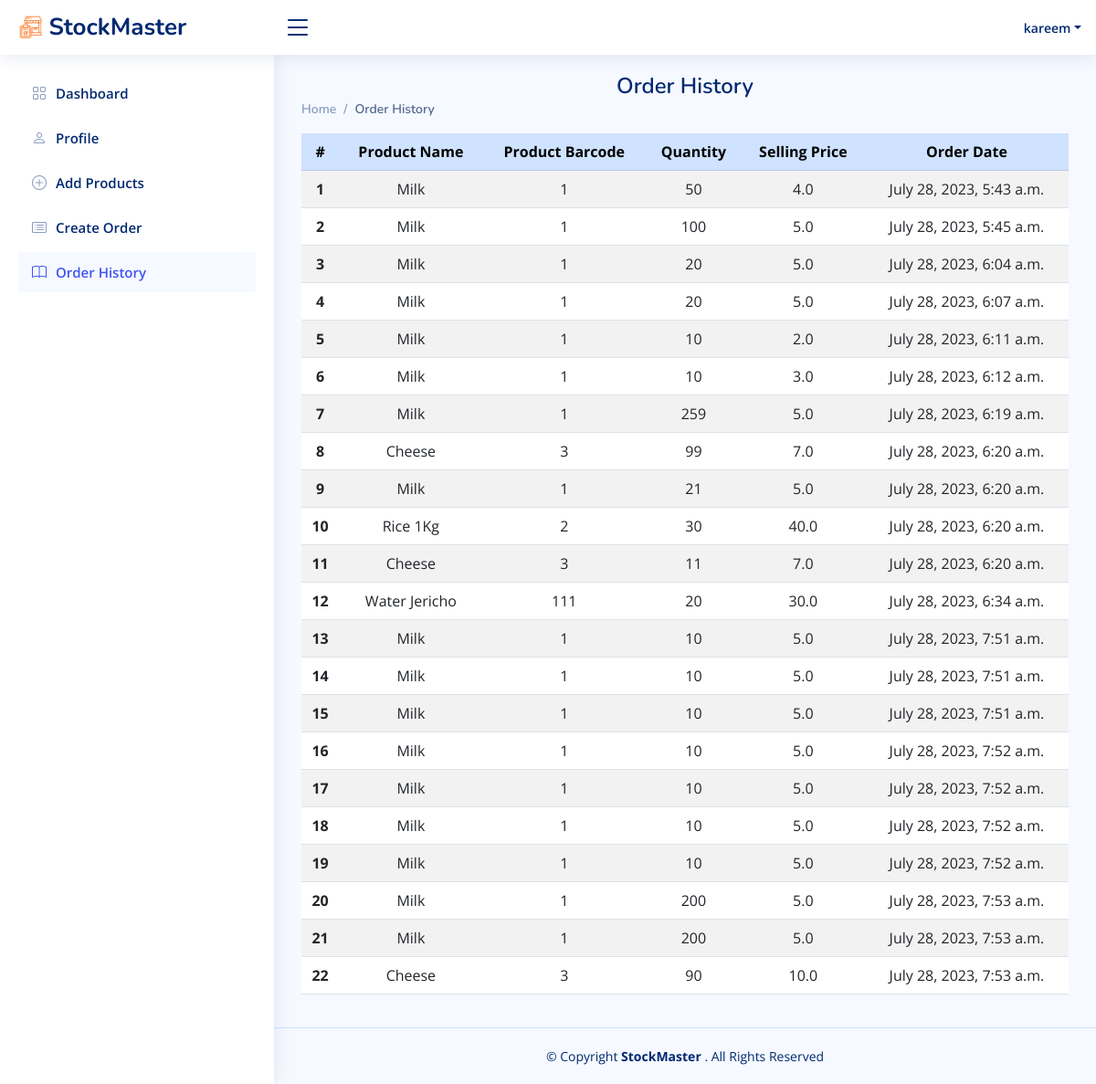
The app's page /display_orders_page (signed in) with its own data.
### StockMaster_app/models.py (models this page shows, shortened)
class User(models.Model):
    f_name = models.CharField(max_length=255)
    l_name = models.CharField(max_length=255)
    s_name = models.CharField(max_length=255)
    email = models.CharField(max_length=255)
    password = models.CharField(max_length=255)
    created_at = models.DateTimeField(auto_now_add=True)
    updated_at = models.DateTimeField(auto_now=True)
    objects = UserManager()

class Order(models.Model):
    p_price = models.FloatField()
    qty_sell = models.IntegerField()
    products = models.CharField(max_length=255)
    p_barcode = models.IntegerField()
    created_at = models.DateTimeField(auto_now_add=True)
    updated_at = models.DateTimeField(auto_now=True)
    user = models.ForeignKey(User,related_name='orders',on_delete=models.CASCADE)

### StockMaster_app/views.py (the view)
# urls.py: path('display_orders_page', views.display_orders_page, name="display_orders_page"),
def display_orders_page(request):
    user = check_session(request)
    if user:
        orders=Order.objects.filter(user=user)
    context = {
        'orders' : orders,
        'user' : user,
    }
    return render(request,'display_orders_page.html',context)

### StockMaster_app/views.py (called while the page is built)
def check_session(request):
    if request.session.has_key('user') == True:
        user_session = User.objects.get(id=request.session['user'])
    else:
        user_session = False
    return user_session

### StockMaster_app/templates/display_orders_page.html (shortened to what this page needs)
{% load static %}
<!DOCTYPE html>
<html lang="en">
<head>
    <link rel="stylesheet" href="{% static 'vendor/bootstrap/css/bootstrap.min.css' %}">
    <link rel="stylesheet" href="{% static 'vendor/bootstrap-icons/bootstrap-icons.css' %}">
    <link rel="stylesheet" href="{% static 'vendor/boxicons/css/boxicons.min.css' %}">
    <link rel="stylesheet" href="{% static 'vendor/quill/quill.snow.css' %}">
    <link rel="stylesheet" href="{% static 'vendor/quill/quill.bubble.css' %}">
    <link rel="stylesheet" href="{% static 'vendor/remixicon/remixicon.css' %}">
    <link rel="stylesheet" href="{% static 'vendor/simple-datatables/style.css' %}">
    <link rel="stylesheet" href="{% static 'style.css' %}">
</head>
<body>
    <header id="header" class="header fixed-top d-flex align-items-center">
        <div class="d-flex align-items-center justify-content-between">
            <a href="#" class="logo d-flex align-items-center">
                <img src="{% static 'img/logo.png' %}" alt="">
                <span class="d-none d-lg-block">StockMaster</span>
            </a>
            <i class="bi bi-list toggle-sidebar-btn"></i>
        </div>
        <nav class="header-nav ms-auto">
            <ul class="d-flex align-items-center">
                <li class="nav-item dropdown pe-3">
                    <a class="nav-link nav-profile d-flex align-items-center pe-0" href="#" data-bs-toggle="dropdown">
                        <span class="d-none d-md-block dropdown-toggle ps-2">{{user.f_name}}</span>
                    </a>
                </li>
            </ul>
        </nav>
    </header>
    {% if user %}
    <aside id="sidebar" class="sidebar">
        <ul class="sidebar-nav" id="sidebar-nav">
            <li class="nav-item">
                <a class="nav-link collapsed" href="/dashboard">
                    <i class="bi bi-grid"></i>
                    <span>Dashboard</span>
                </a>
            </li>
            <li class="nav-item">
                <a class="nav-link collapsed" href="/dashboard/profile">
                    <i class="bi bi-person"></i>
                    <span>Profile</span>
                </a>
            </li>
            <li class="nav-item">
                <a class="nav-link collapsed" href="/display_products">
                    <i class="bi bi-plus-circle"></i>
                    <span>Add Products</span>
                </a>
            </li>
            <li class="nav-item">
                <a class="nav-link collapsed" href="/order_page">
                    <i class="bi bi-card-list"></i>
                    <span>Create Order</span>
                </a>
            </li>
            <li class="nav-item">
                <a class="nav-link " href="{% url 'SM_app:display_orders_page' %}">
                    <i class="bi bi-book"></i>
                    <span>Order History</span>
                </a>
            </li>
        </ul>
    </aside>
    <main id="main" class="main">
        <div class="pagetitle">
            <h1>Order History</h1>
            <nav>
                <ol class="breadcrumb">
                    <li class="breadcrumb-item">
                        <a href="/dashboard">Home</a>
                    </li>
                    <li class="breadcrumb-item active">Order History</li>
                </ol>
            </nav>
        </div>
        <section class="section dashboard">
            <table class="table table-hover table-striped text-center">
                <thead>
                    <tr class="table-primary ">
                        <th scope="col">#</th>
                        <th scope="col">Product Name</th>
                        <th scope="col">Product Barcode</th>
                        <th scope="col">Quantity</th>
                        <th scope="col">Selling Price</th>
                        <th scope="col">Order Date</th>
                    </tr>
                </thead>
                <tbody>
                    {% for order in orders %}
                    <tr>
                        <th scope="row">{{ forloop.counter }}</th>
                        <td>{{order.products}}</td>
                        <td>{{order.p_barcode}}</td>
                        <td>{{order.qty_sell}}</td>
                        <td>{{order.p_price}}</td>
                        <td>{{order.created_at}}</td>
                    </tr>
                    {% endfor %}
                </tbody>
            </table>
        </section>
    </main>
    <footer id="footer" class="footer">
        <div class="copyright">
            &copy; Copyright
            <strong>
                <span>StockMaster</span>
            </strong>
            . All Rights Reserved
        </div>
    </footer>
    {% else %}
    <h1 class="text-danger" style="margin-top: 5rem;">Access Denied !! Please Sign in !!</h1>
    {% endif %}
</body>
</html>

### StockMaster_app/static/style.css (style rules this page uses)
:root { scroll-behavior: smooth; }
body { font-family: "Open Sans", sans-serif; background: #f6f9ff; color: #444444; }
a { color: #4154f1; text-decoration: none; }
h1, h2, h3, h4, h5, h6 { font-family: "Nunito", sans-serif; }
#main { margin-top: 60px; padding: 20px 30px; transition: all 0.3s; }
.pagetitle { margin-bottom: 10px; }
.pagetitle h1 { font-size: 24px; margin-bottom: 0; font-weight: 600; color: #012970; }
.breadcrumb { font-size: 14px; font-family: "Nunito", sans-serif; color: #899bbd; font-weight: 600; }
.breadcrumb a { color: #899bbd; transition: 0.3s; }
.breadcrumb .breadcrumb-item::before { color: #899bbd; }
.breadcrumb .active { color: #51678f; font-weight: 600; }
.logo { line-height: 1; }
@media (min-width: 1200px) { .logo { width: 280px; } }
.logo img { max-height: 26px; margin-right: 6px; }
.logo span { font-size: 26px; font-weight: 700; color: #012970; font-family: "Nunito", sans-serif; }
.header { transition: all 0.5s; z-index: 997; height: 60px; box-shadow: 0px 2px 20px rgba(1, 41, 112, 0.1); background-color: #fff; padding-left: 20px; }
.header .toggle-sidebar-btn { font-size: 32px; padding-left: 10px; cursor: pointer; color: #012970; }
.header-nav ul { list-style: none; }
.header-nav>ul { margin: 0; padding: 0; }
.header-nav .nav-profile { color: #012970; }
.header-nav .nav-profile span { font-size: 14px; font-weight: 600; }
.sidebar { position: fixed; top: 60px; left: 0; bottom: 0; width: 300px; z-index: 996; transition: all 0.3s; padding: 20px; overflow-y: auto; scrollbar-width: thin; scrollbar-color: #aab7cf transparent; box-shadow: 0px 0px 20px rgba(1, 41, 112, 0.1); background-color: #fff; }
@media (min-width: 1200px) { #main, #footer { margin-left: 300px; } }
.sidebar-nav { padding: 0; margin: 0; list-style: none; }
.sidebar-nav li { padding: 0; margin: 0; list-style: none; }
.sidebar-nav .nav-item { margin-bottom: 5px; }
.sidebar-nav .nav-link { display: flex; align-items: center; font-size: 15px; font-weight: 600; color: #4154f1; transition: 0.3; background: #f6f9ff; padding: 10px 15px; border-radius: 4px; }
.sidebar-nav .nav-link i { font-size: 16px; margin-right: 10px; color: #4154f1; }
.sidebar-nav .nav-link.collapsed { color: #012970; background: #fff; }
.sidebar-nav .nav-link.collapsed i { color: #899bbd; }
.footer { padding: 20px 0; font-size: 14px; transition: all 0.3s; border-top: 1px solid #cddfff; }
.footer .copyright { text-align: center; color: #012970; }

### StockMaster_app/templates/display_orders_page.html (style rules this page uses)
h1, h3 { text-align: center; color: red; }

### records on screen
User: f_name "kareem"
Order: products "Milk", p_barcode "1", qty_sell "50", p_price "4.0", created_at "July 28, 2023, 5:43 a.m."
Order: products "Milk", p_barcode "1", qty_sell "100", p_price "5.0", created_at "July 28, 2023, 5:45 a.m."
Order: products "Milk", p_barcode "1", qty_sell "20", p_price "5.0", created_at "July 28, 2023, 6:04 a.m."
Order: products "Milk", p_barcode "1", qty_sell "20", p_price "5.0", created_at "July 28, 2023, 6:07 a.m."
Order: products "Milk", p_barcode "1", qty_sell "10", p_price "2.0", created_at "July 28, 2023, 6:11 a.m."
Order: products "Milk", p_barcode "1", qty_sell "10", p_price "3.0", created_at "July 28, 2023, 6:12 a.m."
Order: products "Milk", p_barcode "1", qty_sell "259", p_price "5.0", created_at "July 28, 2023, 6:19 a.m."
Order: products "Cheese", p_barcode "3", qty_sell "99", p_price "7.0", created_at "July 28, 2023, 6:20 a.m."
Order: products "Milk", p_barcode "1", qty_sell "21", p_price "5.0", created_at "July 28, 2023, 6:20 a.m."
Order: products "Rice 1Kg", p_barcode "2", qty_sell "30", p_price "40.0", created_at "July 28, 2023, 6:20 a.m."
Order: products "Cheese", p_barcode "3", qty_sell "11", p_price "7.0", created_at "July 28, 2023, 6:20 a.m."
Order: products "Water Jericho", p_barcode "111", qty_sell "20", p_price "30.0", created_at "July 28, 2023, 6:34 a.m."
Order: products "Milk", p_barcode "1", qty_sell "10", p_price "5.0", created_at "July 28, 2023, 7:51 a.m."
Order: products "Milk", p_barcode "1", qty_sell "10", p_price "5.0", created_at "July 28, 2023, 7:51 a.m."
Order: products "Milk", p_barcode "1", qty_sell "10", p_price "5.0", created_at "July 28, 2023, 7:51 a.m."
Order: products "Milk", p_barcode "1", qty_sell "10", p_price "5.0", created_at "July 28, 2023, 7:52 a.m."
Order: products "Milk", p_barcode "1", qty_sell "10", p_price "5.0", created_at "July 28, 2023, 7:52 a.m."
Order: products "Milk", p_barcode "1", qty_sell "10", p_price "5.0", created_at "July 28, 2023, 7:52 a.m."
Order: products "Milk", p_barcode "1", qty_sell "10", p_price "5.0", created_at "July 28, 2023, 7:52 a.m."
Order: products "Milk", p_barcode "1", qty_sell "200", p_price "5.0", created_at "July 28, 2023, 7:53 a.m."
Order: products "Milk", p_barcode "1", qty_sell "200", p_price "5.0", created_at "July 28, 2023, 7:53 a.m."
Order: products "Cheese", p_barcode "3", qty_sell "90", p_price "10.0", created_at "July 28, 2023, 7:53 a.m."
